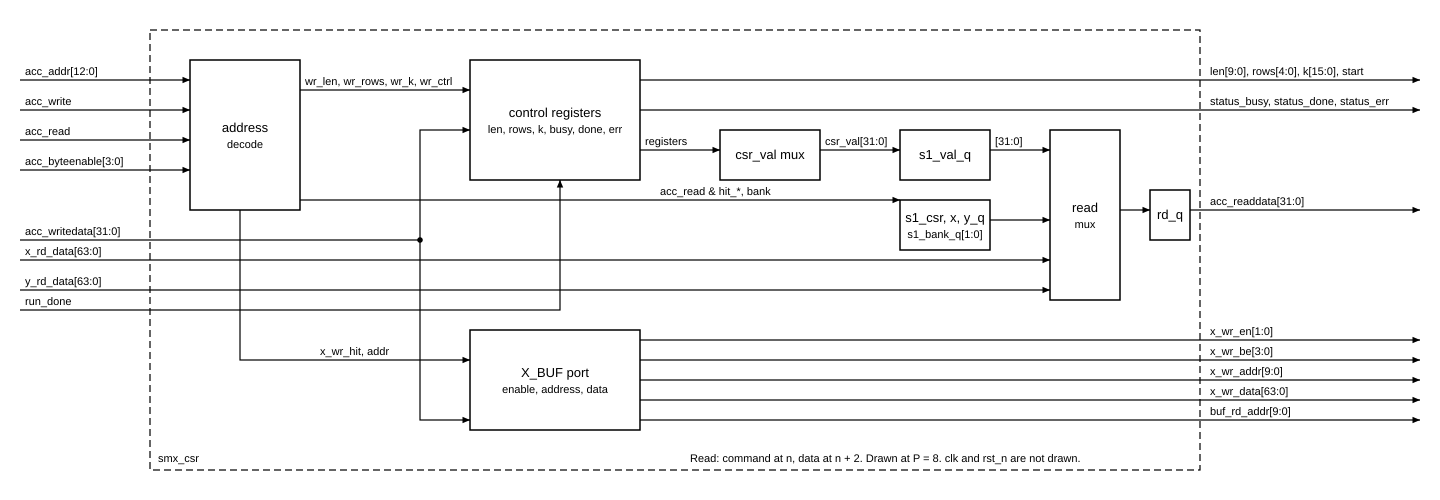

This figure's Python source:
"""smx_csr at P = 8: decode, registers, two-stage read. Run: python3 docs/spec/fig/smx_csr.py"""
from schematic import Sheet

s = Sheet("smx_csr", 1440, 500)
s.boundary(150, 30, 1050, 440, "smx_csr")

s.box(190, 60, 110, 150, "address", "decode")
s.box(470, 60, 170, 120, "control registers", "len, rows, k, busy, done, err")
s.box(720, 130, 100, 50, "csr_val mux")
s.box(900, 130, 90, 50, "s1_val_q")
s.box(900, 200, 90, 50, "s1_csr, x, y_q", "s1_bank_q[1:0]")
s.box(1050, 130, 70, 170, "read", "mux")
s.box(1150, 190, 40, 50, "rd_q")
s.box(470, 330, 170, 100, "X_BUF port", "enable, address, data")

s.wire([(20, 80), (190, 80)], "acc_addr[12:0]")
s.wire([(20, 110), (190, 110)], "acc_write")
s.wire([(20, 140), (190, 140)], "acc_read")
s.wire([(20, 170), (190, 170)], "acc_byteenable[3:0]")
s.wire([(20, 240), (420, 240), (420, 130), (470, 130)], "acc_writedata[31:0]")
s.wire([(20, 310), (560, 310), (560, 180)], "run_done")
s.wire([(300, 90), (470, 90)], "wr_len, wr_rows, wr_k, wr_ctrl")
s.dot(420, 240)
s.wire([(420, 240), (420, 420), (470, 420)])
s.wire([(240, 210), (240, 360), (470, 360)], "x_wr_hit, addr", at=1, lx=320)
s.wire([(300, 200), (900, 200)], "acc_read & hit_*, bank", lx=660)
s.wire([(640, 150), (720, 150)], "registers")
s.wire([(820, 150), (900, 150)], "csr_val[31:0]")
s.wire([(990, 150), (1050, 150)], "[31:0]")
s.wire([(990, 220), (1050, 220)])
s.wire([(20, 260), (1050, 260)], "x_rd_data[63:0]")
s.wire([(20, 290), (1050, 290)], "y_rd_data[63:0]")
s.wire([(1120, 210), (1150, 210)])
s.wire([(1190, 210), (1420, 210)], "acc_readdata[31:0]", lx=1210, port=True)
s.wire([(640, 80), (1420, 80)], "len[9:0], rows[4:0], k[15:0], start", lx=1210, port=True)
s.wire([(640, 110), (1420, 110)], "status_busy, status_done, status_err", lx=1210, port=True)
s.wire([(640, 340), (1420, 340)], "x_wr_en[1:0]", lx=1210, port=True)
s.wire([(640, 360), (1420, 360)], "x_wr_be[3:0]", lx=1210, port=True)
s.wire([(640, 380), (1420, 380)], "x_wr_addr[9:0]", lx=1210, port=True)
s.wire([(640, 400), (1420, 400)], "x_wr_data[63:0]", lx=1210, port=True)
s.wire([(640, 420), (1420, 420)], "buf_rd_addr[9:0]", lx=1210, port=True)
s.note(690, 462, "Read: command at n, data at n + 2. Drawn at P = 8. clk and rst_n are not drawn.")
s.save(__file__)
